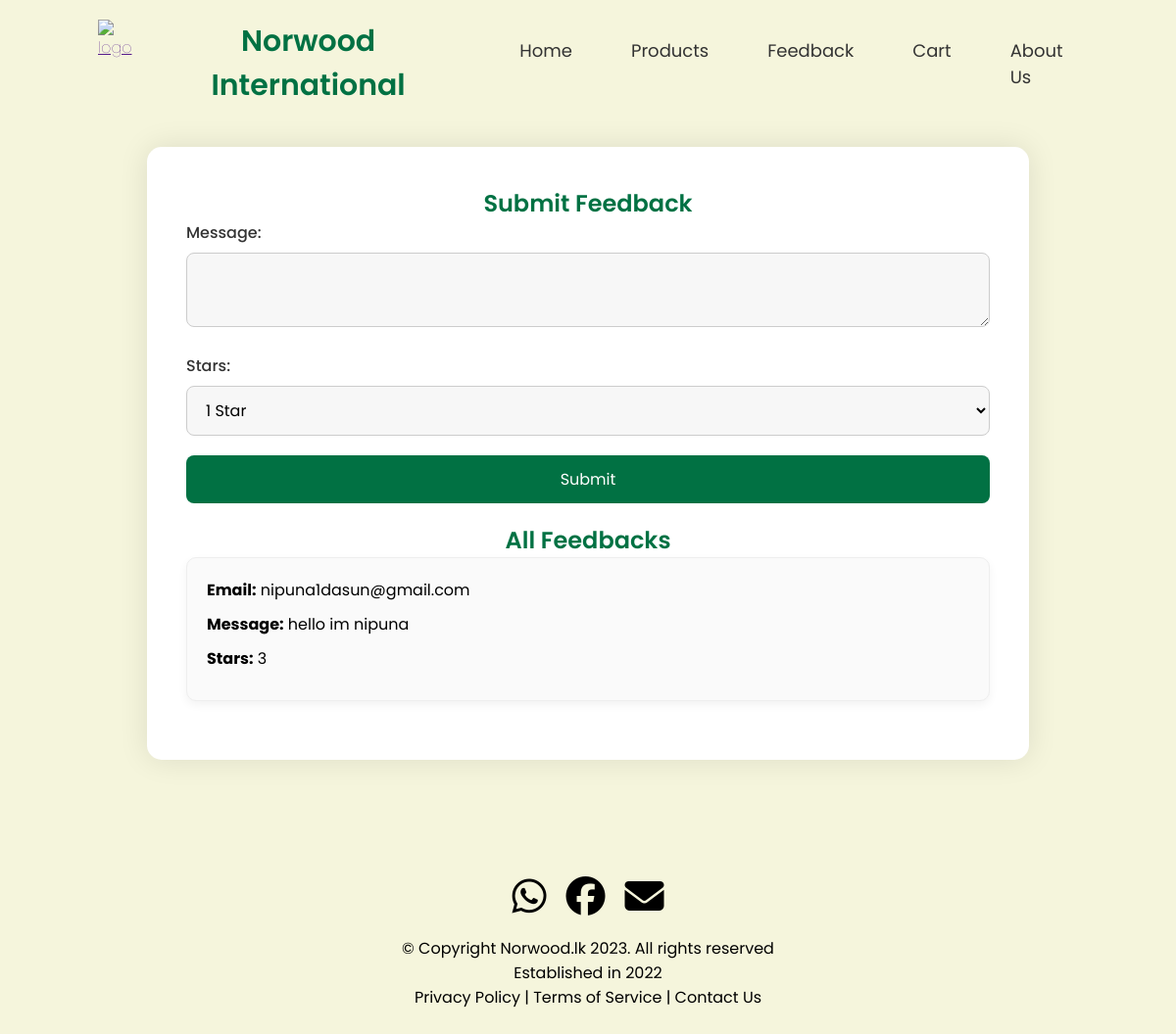
/feedback.php (signed in), run on the app's committed database.
### tables this page shows
CREATE TABLE `tbl_feedback` (
  `feedbackId` int(11) NOT NULL,
  `userId` int(11) NOT NULL,
  `email` varchar(100) NOT NULL,
  `message` text NOT NULL,
  `stars` int(11) NOT NULL
);

### feedback.php (the view, shortened to what this page needs)
<?php
require 'config.php';
$userId = $_SESSION['userId'];
$feedbackCheckQuery = $conn->prepare("SELECT COUNT(*) FROM tbl_feedback WHERE userId = ?");
$feedbackCheckQuery->bind_param("i", $userId);
$feedbackCheckQuery->execute();
$feedbackCheckQuery->bind_result($feedbackCount);
?>
<!DOCTYPE html>
<html lang="en">
<head>
    <link rel="stylesheet" href="css/feedback.css">
    <link rel="stylesheet" href="https://cdnjs.cloudflare.com/ajax/libs/font-awesome/6.6.0/css/all.min.css" />
    <?php
$feedbacks = $conn->query("SELECT * FROM tbl_feedback");
?>
</head>
<body>
<section>
    <header>
        <div class="hi">
            <a href="" class="logo"><img src="images/logo1.png" alt="logo" style="width: 120px;"></a>
            <h1>Norwood International</h1>
        </div>
        <ul class="nav-links">
        <li><a href="index.php">Home</a></li>
                <li class="dropdown">
                    <a href="#" class="dropbtn">Products</a>
                </li>
                <li><a href="feedback.php">Feedback</a></li>
                <li><a href="cart.php">Cart</a></li>
                <li><a href="about-us.php">About Us</a></li>
            </ul>
    </header>
    <div class="container">
        <?php if ($feedbackCount == 0) { ?>
            <h1>Submit Feedback</h1>
            <form action="feedback.php" method="post" class="feedback-form">
                <div class="form-group">
                    <label for="message">Message:</label>
                    <textarea name="message" id="message" required></textarea>
                </div>
                <div class="form-group">
                    <label for="stars">Stars:</label>
                    <select name="stars" id="stars" required>
                        <option value="1">1 Star</option>
                    </select>
                </div>
                <div class="form-group">
                    <button type="submit" name="submitFeedback">Submit</button>
                </div>
            </form>
        <?php } else { ?>
        <?php } ?>
        <h2>All Feedbacks</h2>
        <?php while ($row = $feedbacks->fetch_assoc()) { ?>
            <?php if ($row['userId'] != $userId) { ?>
                <div class="feedback">
                    <p><strong>Email:</strong> <?php echo htmlspecialchars($row['email']); ?></p>
                    <p><strong>Message:</strong> <?php echo htmlspecialchars($row['message']); ?></p>
                    <p><strong>Stars:</strong> <?php echo htmlspecialchars($row['stars']); ?></p>
                </div>
            <?php } ?>
        <?php } ?>
    </div>
</section>
<footer class="footer">
            <div class="social">
                <a href="https://web.whatsapp.com/"><i class="fa-brands fa-whatsapp" style="color: #000000;"></i></a>
                <a href="https://web.facebook.com/?_rdc=1&_rdr"><i class="fa-brands fa-facebook" style="color: #000000;"></i></a>
                <a href="https://web.facebook.com/?_rdc=1&_rdr"><i class="fa-solid fa-envelope" style="color: #000000;"></i></a>
            </div>
            <p align="center"> © Copyright Norwood.lk 2023. All rights reserved</p>
            <p align="center"> Established in 2022</p>
            <p align="center"> Privacy Policy | Terms of Service | Contact Us</p>
            <br>
        </footer>
</body>
</html>

### css/feedback.css (style rules this page uses)
* { margin: 0; padding: 0; box-sizing: border-box; font-family: 'Poppins'; }
section { position: relative; width: 100%; min-height: 100vh; padding: 100px; display: flex; justify-content: center; align-items: center; background: beige; }
header { position: absolute; top: 0; left: 0; width: 100%; padding: 20px 100px; display: flex; justify-content: space-between; align-items: center; }
header .hi { display: flex; position: relative; border-radius: 100%; align-content: center; }
header .hi h1 { font-size: 30px; align-content: center; }
.hi { color: black; font-family: "Kanit", sans-serif; font-weight: 100; font-style: normal; }
header ul { position: relative; display: flex; }
header ul li { list-style: none; }
header ul li a { display: inline-block; color: #333; font-weight: 400; margin-left: 40px; font-size: 18PX; text-decoration: none; transition: 0.1s; }
.container { width: 100%; max-width: 900px; padding: 40px; background-color: #fff; border-radius: 15px; box-shadow: 0 0 30px rgba(0, 0, 0, 0.1); margin-top: 50px; }
h1, h2 { text-align: center; font-weight: 600; color: #017143; }
.form-group { margin-bottom: 20px; }
.form-group label { display: block; font-size: 16px; font-weight: 500; margin-bottom: 8px; color: #333; }
.form-group input, .form-group textarea, .form-group select { width: 100%; padding: 12px 15px; border: 1px solid #ccc; border-radius: 8px; font-size: 16px; background-color: #f7f7f7; transition: border-color 0.3s ease; }
.form-group button { width: 100%; background-color: #017143; color: #fff; padding: 12px; font-size: 16px; border: none; border-radius: 8px; cursor: pointer; transition: background-color 0.3s ease; }
.feedback { padding: 20px; margin-bottom: 20px; border: 1px solid #eee; border-radius: 10px; background-color: #fafafa; box-shadow: 0px 4px 10px rgba(0, 0, 0, 0.05); }
.feedback p { margin-bottom: 10px; font-size: 16px; }
.dropdown { position: relative; }
.dropdown .dropbtn { cursor: pointer; }
header ul { display: flex; list-style: none; }
header ul li { position: relative; }
header ul li a { text-decoration: none; font-size: 18px; color: #333; margin-left: 40px; padding: 10px; transition: color 0.3s; }
footer { background-color: #f5f5dc; }
footer .social { display: flex; justify-content: center; }
footer .social a { font-size: 40px; padding: 10px; }

### data on the page
tbl_feedback: email "nipuna1dasun@gmail.com", message "hello im nipuna", stars "3"
